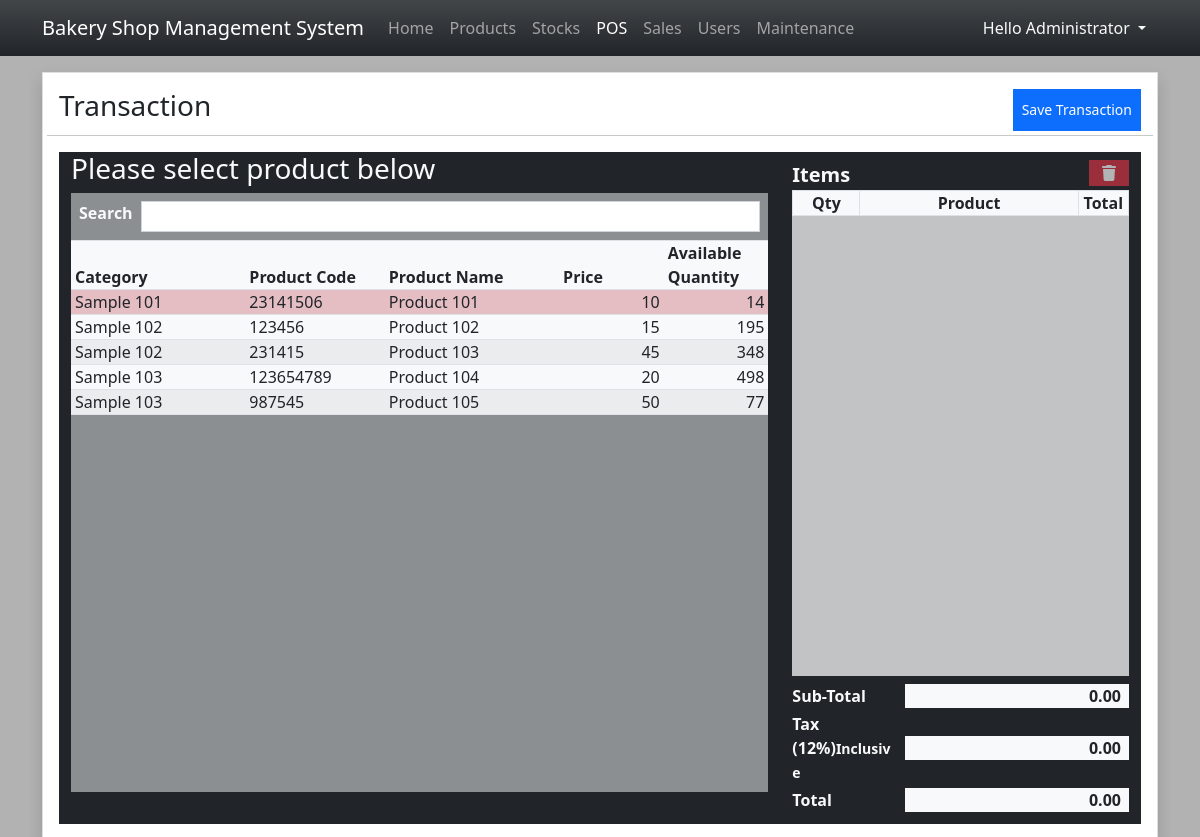
Screenshot of /?page=sales (signed in) with the database file from the repository.
### tables this page shows
CREATE TABLE `product_list` (
  `product_id` int(30) NOT NULL,
  `product_code` text NOT NULL,
  `category_id` int(30) NOT NULL,
  `name` text NOT NULL,
  `description` text NOT NULL,
  `price` double NOT NULL DEFAULT 0,
  `alert_restock` double NOT NULL DEFAULT 0,
  `status` tinyint(1) NOT NULL DEFAULT 1,
  `delete_flag` tinyint(1) NOT NULL DEFAULT 0,
  `date_created` datetime NOT NULL DEFAULT current_timestamp(),
  `date_updated` datetime DEFAULT NULL ON UPDATE current_timestamp()
);

CREATE TABLE `category_list` (
  `category_id` int(30) NOT NULL,
  `name` text NOT NULL,
  `description` text NOT NULL,
  `status` tinyint(1) NOT NULL DEFAULT 1,
  `delete_flag` tinyint(1) NOT NULL DEFAULT 0,
  `date_created` datetime NOT NULL DEFAULT current_timestamp(),
  `date_updated` datetime DEFAULT NULL ON UPDATE current_timestamp()
);

### DBConnection.php (called while the page is built, shortened)
<?php
function format_num($number = '',$decimal=''){
    if(is_numeric($number)){
        $ex = explode(".",$number);
        $dec_len = isset($ex[1]) ? strlen($ex[1]) : 0;
        if(!empty($decimal) || is_numeric($decimal)){
            return number_format($number,$decimal);
        }else{
            return number_format($number,$dec_len);
        }
    }else{
        return 'Invalid input.';
    }
}

### sales.php (the view, shortened to what this page needs)
<div class="card shadow rounded-0">
    <div class="card-body">
        <div class="w-100 h-100 d-flex flex-column">
            <div class="row">
                <div class="col-8">
                    <h3>Transaction</h3>
                </div>
                <div class="col-4 d-flex justify-content-end">
                    <button class="btn btn-sm btn-primary rounded-0 " id="transaction-save-btn" type="button">Save Transaction</button>
                </div>
                <hr>
            </div>
            <div class="col-12 flex-grow-1">
            <form action="" class="h-100" id="transaction-form">
                <div class="w-100 h-100 mx-0 row row-cols-2 bg-dark">
                    <div class="col-8 h-100 pb-2 d-flex flex-column">
                        <div>
                            <h3 class="text-light">Please select product below</h3>
                        </div>
                        <div class="flex-grow-1 d-flex flex-column bg-light bg-opacity-50">
                            <div class="form-group py-2 d-flex border-bottom">
                                <label for="search" class="col-auto px-2 fw-bolder text-light">Search</label>
                                <div class="flex-grow-1 col-auto pe-2">
                                    <input type="text" autocomplete="off" class="form-control form-control-sm rounded-0" id="search">
                                </div>
                            </div>
                            <div>
                                <table class="table table-hover table-striped bg-light mb-0">
                                    <colgroup>
                                        <col width="25%">
                                        <col width="20%">
                                        <col width="25%">
                                        <col width="15%">
                                        <col width="15%">
                                    </colgroup>
                                    <thead>
                                        <tr>
                                            <th class="py-0 px-1">Category</th>
                                            <th class="py-0 px-1">Product Code</th>
                                            <th class="py-0 px-1">Product Name</th>
                                            <th class="py-0 px-1">Price</th>
                                            <th class="py-0 px-1">Available Quantity</th>
                                        </tr>
                                    </thead>
                                </table>
                            </div>
                            <div class="flex-grow-1" >
                                <div class="h-100 overflow-auto" style="height:60vh !important ">
                                    <table class="table table-hover table-striped bg-light" id="plist">
                                        <colgroup>
                                            <col width="25%">
                                            <col width="20%">
                                            <col width="25%">
                                            <col width="15%">
                                            <col width="15%">
                                        </colgroup>
                                        <tbody>
                                        <?php
                                        $sql = "SELECT p.*,c.name as cname FROM `product_list` p inner join `category_list` c on p.category_id = c.category_id where p.status = 1 and p.delete_flag = 0 order by p.`name` asc";
                                        $qry = $conn->query($sql);
                                        while($row = $qry->fetch_assoc()):
                                            $stock_in = $conn->query("SELECT sum(quantity) as `total` FROM `stock_list` where unix_timestamp(`expiry_date`) >= unix_timestamp(CURRENT_TIMESTAMP) and product_id = '{$row['product_id']}' ")->fetch_assoc()['total'];
                                            $stock_out = $conn->query("SELECT sum(quantity) as `total` FROM `transaction_items` where product_id = '{$row['product_id']}' ")->fetch_assoc()['total'];
                                            $stock_in = $stock_in > 0 ? $stock_in : 0;
                                            $stock_out = $stock_out > 0 ? $stock_out : 0;
                                            $qty = $stock_in-$stock_out;
                                            $qty = $qty > 0 ? $qty : 0;
                                        ?>
                                        <tr class="item <?php echo $qty < 50? "bg-danger bg-opacity-25":'' ?>" data-id="<?php echo $row['product_id'] ?>">
                                            <td class="td py-0 px-1 pname"><?php echo $row['cname'] ?></td>
                                            <td class="td py-0 px-1 pcode"><?php echo $row['product_code'] ?></td>
                                            <td class="td py-0 px-1 name"><?php echo $row['name'] ?></td>
                                            <td class="td py-0 px-1 text-end price"><?php echo format_num($row['price']) ?></td>
                                            <td class="td py-0 px-1 text-end qty"><?php echo $qty ?></td>
                                        </tr>
                                        <?php endwhile; ?>
                                        </tbody>
                                    </table>
                                </div>
                            </div>
                        </div>
                    </div>
                    <div class="col-4 h-100 py-2">
                        <div class="h-100 d-flex flex-column">
                            <div class="w-100 flex-grow-1">
                                <div class="h-100 d-flex w-100 flex-column">
                                    <div class="d-flex">
                                    <div class="fs-5 fw-bolder text-light flex-grow-1">Items</div>
                                    <div class="col-auto">
                                        <button class="btn btn-danger rounded-0 py-0" type="button" id="remove-item" disabled onclick="remove_item()"><i class="fa fa-trash"></i></button>
                                    </div>
                                    </div>
                                    <div>
                                        <table class="table table-hover table-bordered table-striped bg-light m-0">
                                            <colgroup>
                                                <col width="20%">
                                                <col width="65%">
                                                <col width="15%">
                                            </colgroup>
                                            <thead>
                                                <th class="py-0 px-1 text-center">Qty</th>
                                                <th class="py-0 px-1 text-center">Product</th>
                                                <th class="py-0 px-1 text-center">Total</th>
                                            </thead>
                                        </table>
                                    </div>
                                    <div class="flex-grow-1">
                                        <div style="height:55vh !important" class="overflow-auto bg-light bg-opacity-75">
                                        </div>
                                    </div>
                                    <div class="pt-2">
                                        <div class="w-100 mx-0 d-flex pb-1">
                                            <div class="col-4 pe-2 fs-6 fw-bolder text-light">Sub-Total</div>
                                            <div class="flex-grow-1 bg-light fs-6 fw-bolder text-end px-2" id="subTotal">0.00</div>
                                        </div>
                                        <div class="w-100 mx-0 d-flex pb-1 align-items-center">
                                            <div class="col-4 pe-2 fs-6 fw-bolder text-light">Tax (12%)<small>Inclusive</small></div>
                                            <div class="flex-grow-1 bg-light fs-6 fw-bolder text-end px-2" id="tax">0.00</div>
                                        </div>
                                        <div class="w-100 mx-0 d-flex pb-1">
                                            <div class="col-4 pe-2 fs-6 fw-bolder text-light">Total</div>
                                            <div class="flex-grow-1 bg-light fs-6 fw-bolder text-end px-2" id="total">0.00</div>
                                        </div>
                                    </div>
                                </div>
                            </div>
                        </div>
                    </div>
                </div>
            </form>
            </div>
        </div>
    </div>
</div>

### index.php (style rules this page uses)
:root { --bs-success-rgb:71, 222, 152 !important; }
html,body { height:100%; width:100%; }
@media screen { body { background-image:url('./images/wallpaper.jfif') !important; background-size:cover; background-repeat:no-repeat; background-position:center center; backdrop-filter: brightness(0.7); } }

### sales.php (style rules this page uses)
#plist .item,#item-list tr { cursor:pointer }

### rows the page displays
product_list: category.name "Sample 101", product_code "23141506", name "Product 101", price "10", qty "14"
product_list: category.name "Sample 102", product_code "123456", name "Product 102", price "15", qty "195"
product_list: category.name "Sample 102", product_code "231415", name "Product 103", price "45", qty "348"
product_list: category.name "Sample 103", product_code "123654789", name "Product 104", price "20", qty "498"
product_list: category.name "Sample 103", product_code "987545", name "Product 105", price "50", qty "77"

### other values shown
$_SESSION['fullname'] "Administrator"
